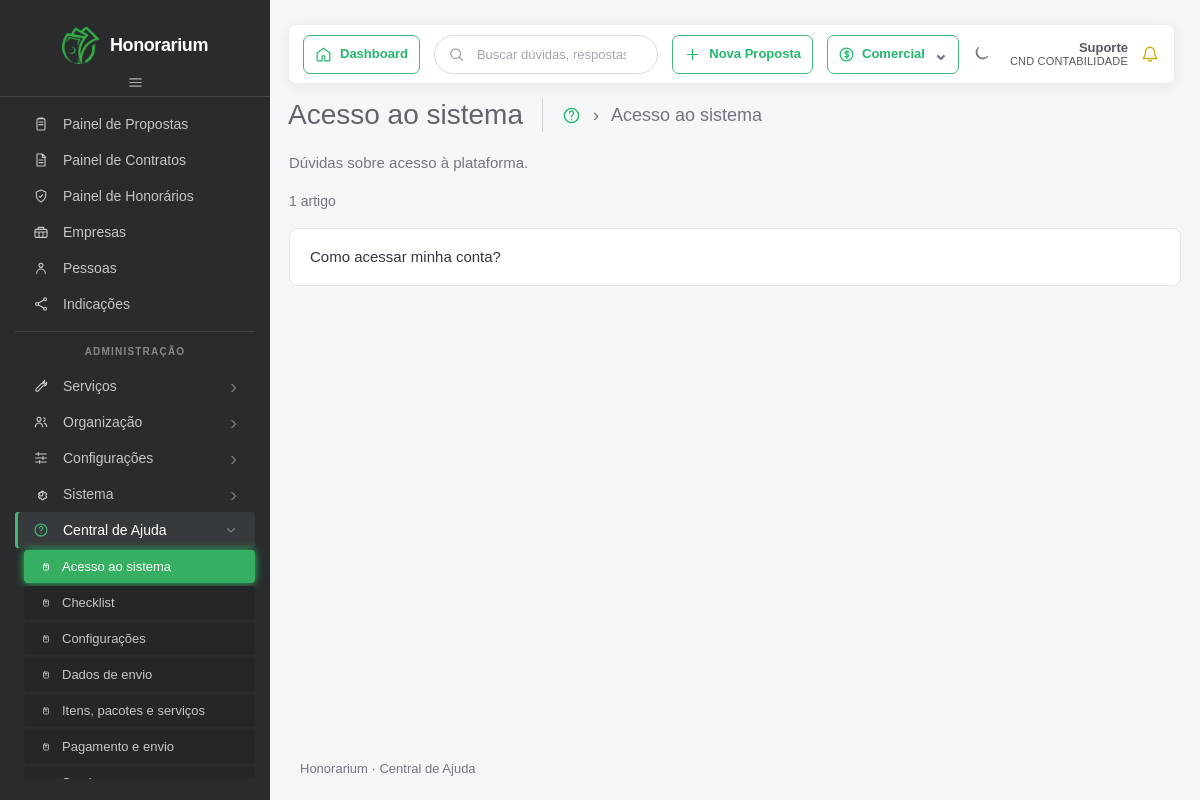
Page /categorias/1/ on the committed database.
### faq/models.py (models this page shows, shortened)
class Categoria(models.Model):
    nome = models.CharField(max_length=100, unique=True)
    descricao = models.TextField(blank=True)
    ativa = models.BooleanField(default=True)

class Artigo(models.Model):
    class Status(models.TextChoices):
        RASCUNHO = "rascunho", "Rascunho"
        EM_VALIDACAO = "em_validacao", "Em validação"
        APROVADO = "aprovado", "Aprovado"
        PUBLICADO = "publicado", "Publicado"
    pergunta = models.CharField(max_length=200, unique=True)
    resposta = models.TextField()
    passo_a_passo = models.TextField(blank=True)
    palavras_chave = models.CharField(max_length=300, blank=True)
    destaque = models.BooleanField(default=False, verbose_name="Destaque")
    video = models.FileField(
        upload_to="videos/",
        blank=True,
        verbose_name="Vídeo explicativo"
    )
    categoria = models.ForeignKey(
        Categoria,
        on_delete=models.PROTECT,
        related_name="artigos"
    )
    status = models.CharField(
        max_length=20,
        choices=Status.choices,
        default=Status.RASCUNHO
    )
    autor = models.ForeignKey(
        "auth.User",
        on_delete=models.SET_NULL,
        null=True,
        blank=True
    )
    criado_em = models.DateTimeField(auto_now_add=True)
    atualizado_em = models.DateTimeField(auto_now=True)

### faq/views.py (the view)
# urls.py: path("categorias/<int:categoria_id>/", views.categoria, name="categoria"),
def categoria(request, categoria_id):
    categoria = get_object_or_404(Categoria, pk=categoria_id, ativa=True)
    artigos = categoria.artigos.filter(
        status=Artigo.Status.PUBLICADO
    ).order_by("pergunta")
    pagina = Paginator(artigos, 10).get_page(request.GET.get("page"))
    return render(
        request,
        "faq/categoria.html",
        {"categoria": categoria, "pagina": pagina},
    )

### faq/context_processors.py (called while the page is built)
def categorias_navegacao(request):
    return {
        "categorias_navegacao": Categoria.objects.filter(ativa=True).order_by("nome")
    }

### faq/templates/faq/categoria.html (shortened to what this page needs)
{% extends "faq/base.html" %}
{% block page_title %}{{ categoria.nome }}{% endblock %}
{% block page_breadcrumb %}<span aria-current="page">{{ categoria.nome }}</span>{% endblock %}
{% block conteudo %}
<div class="page-content">
    {% if categoria.descricao %}
        <p class="category-description">{{ categoria.descricao }}</p>
    {% endif %}
    <p class="article-count">
        {{ pagina.paginator.count }} artigo{{ pagina.paginator.count|pluralize }}
    </p>
    <ul class="article-list">
        {% for artigo in pagina %}
            <li class="article-card">
                <a href="{% url 'artigo' artigo.id %}">{{ artigo.pergunta }}</a>
            </li>
        {% empty %}
            <li class="empty">Ainda não há artigos publicados nesta categoria.</li>
        {% endfor %}
    </ul>
</div>
{% endblock %}

### faq/templates/faq/base.html (shortened to what this page needs)
{% load static %}
<!DOCTYPE html>
<html lang="pt-BR">
<head>
    <link
        href="https://cdn.jsdelivr.net/npm/bootstrap@5.3.8/dist/css/bootstrap.min.css"
        rel="stylesheet"
    >
    <link rel="stylesheet" href="{% static 'faq/css/style.css' %}">
</head>
<body>
    <div class="app-shell">
        <aside class="sidebar">
            <a href="{% url 'inicio' %}" class="brand">
                <img
                    class="brand-logo"
                    src="{% static 'faq/img/logo-simbolo.png' %}"
                    alt=""
                    width="40"
                    height="40"
                >
                <span class="brand-name">Honorarium</span>
            </a>
            <div class="sidebar-toggle" aria-hidden="true">
                <svg viewBox="0 0 24 24"><path d="M4 7h16M4 12h16M4 17h16"/></svg>
            </div>
            <nav class="portal-nav" aria-label="Menu do portal Honorarium">
                <div class="side-nav portal-main-nav" aria-label="Principal">
                    <span class="side-link">
                        <svg viewBox="0 0 24 24" aria-hidden="true"><rect x="6" y="4" width="12" height="17" rx="2"/><path d="M9 4V3h6v1M9 9h6M9 13h6"/></svg>
                        <span>Painel de Propostas</span>
                    </span>
                    <span class="side-link">
                        <svg viewBox="0 0 24 24" aria-hidden="true"><path d="M6 3h8l4 4v14H6zM14 3v5h5M9 12h6M9 16h6"/></svg>
                        <span>Painel de Contratos</span>
                    </span>
                    <span class="side-link">
                        <svg viewBox="0 0 24 24" aria-hidden="true"><path d="m12 3 7 3v5c0 4.5-2.8 7.8-7 10-4.2-2.2-7-5.5-7-10V6z"/><path d="M9.5 12.5 11 14l3.5-4"/></svg>
                        <span>Painel de Honorários</span>
                    </span>
                    <span class="side-link">
                        <svg viewBox="0 0 24 24" aria-hidden="true"><rect x="3" y="8" width="18" height="12" rx="1.5"/><path d="M8 8V5h8v3M3 12h18M9 12v8M15 12v8"/></svg>
                        <span>Empresas</span>
                    </span>
                    <span class="side-link">
                        <svg viewBox="0 0 24 24" aria-hidden="true"><circle cx="12" cy="8" r="3"/><path d="M5.5 20a6.5 6.5 0 0 1 13 0"/></svg>
                        <span>Pessoas</span>
                    </span>
                    <span class="side-link">
                        <svg viewBox="0 0 24 24" aria-hidden="true"><circle cx="18" cy="5" r="2.2"/><circle cx="6" cy="12" r="2.2"/><circle cx="18" cy="19" r="2.2"/><path d="m8 11 8-5M8 13l8 5"/></svg>
                        <span>Indicações</span>
                    </span>
                </div>
                <div class="sidebar-divider"></div>
                <span class="sidebar-label">Administração</span>
                <div class="side-nav portal-admin-nav" aria-label="Administração">
                    <span class="side-link">
                        <svg viewBox="0 0 24 24" aria-hidden="true"><path d="m14.5 6.5 3-3a4 4 0 0 1-5 5l-7.7 7.7a2.1 2.1 0 0 0 3 3l7.7-7.7a4 4 0 0 0 5-5l-3 3z"/></svg>
                        <span>Serviços</span><span class="side-chevron" aria-hidden="true">›</span>
                    </span>
                    <span class="side-link">
                        <svg viewBox="0 0 24 24" aria-hidden="true"><circle cx="9" cy="8" r="3"/><path d="M3.5 19a5.5 5.5 0 0 1 11 0M16 5.5a3 3 0 0 1 0 5.8M17 14a5 5 0 0 1 3.5 4.8"/></svg>
                        <span>Organização</span><span class="side-chevron" aria-hidden="true">›</span>
                    </span>
                    <span class="side-link">
                        <svg viewBox="0 0 24 24" aria-hidden="true"><path d="M4 6h16M4 12h16M4 18h16"/><path d="M8 4v4M15 10v4M10 16v4"/></svg>
                        <span>Configurações</span><span class="side-chevron" aria-hidden="true">›</span>
                    </span>
                    <span class="side-link">
                        <span>Sistema</span><span class="side-chevron" aria-hidden="true">›</span>
                    </span>
                    <details class="side-menu-group" open>
                        <summary class="side-link side-menu-trigger side-link-help active">
                            <svg viewBox="0 0 24 24" aria-hidden="true"><circle cx="12" cy="12" r="9"/><path d="M9.6 9a2.5 2.5 0 1 1 4.3 1.8c-1.2 1-1.9 1.4-1.9 2.7M12 17h.01"/></svg>
                            <span>Central de Ajuda</span><span class="side-chevron" aria-hidden="true">›</span>
                        </summary>
                        <div class="side-submenu" aria-label="Categorias da Central de Ajuda">
                            {% for item in categorias_navegacao %}
                                <a href="{% url 'categoria' item.id %}" class="side-link side-sub-link{% if categoria.id == item.id %} active{% endif %}">
                                    <svg viewBox="0 0 24 24" aria-hidden="true"><rect x="7" y="6" width="10" height="12" rx="2"/><path d="M10 9h4M10 12h4"/></svg>
                                    <span>{{ item.nome }}</span>
                                </a>
                            {% empty %}
                                <span class="side-submenu-empty">Nenhuma categoria cadastrada</span>
                            {% endfor %}
                        </div>
                    </details>
                </div>
            </nav>
        </aside>
        <div class="workspace">
            <header class="topbar">
                <span class="dashboard-chip" aria-hidden="true">
                    <svg viewBox="0 0 24 24"><path d="m3 10 9-7 9 7v10a1 1 0 0 1-1 1h-6v-7h-4v7H4a1 1 0 0 1-1-1z"/></svg>
                    <span>Dashboard</span>
                </span>
                <form class="topbar-search" role="search" action="{% url 'busca' %}" method="get">
                    <button type="submit" aria-label="Buscar">
                        <svg viewBox="0 0 24 24" aria-hidden="true"><circle cx="10.8" cy="10.8" r="6.8"/><path d="m16 16 4.5 4.5"/></svg>
                    </button>
                    <input
                        type="search"
                        name="q"
                        value="{{ request.GET.q }}"
                        placeholder="Buscar dúvidas, respostas ou palavras-chave..."
                        aria-label="Buscar na central de ajuda"
                    >
                </form>
                <span class="proposal-chip" aria-hidden="true">
                    <svg viewBox="0 0 24 24"><path d="M12 5v14M5 12h14"/></svg>
                    <span>Nova Proposta</span>
                </span>
                <div class="topbar-profile">
                    <span class="department-chip" aria-hidden="true">
                        <svg viewBox="0 0 24 24"><circle cx="12" cy="12" r="9"/><path d="M15.5 8.5c-.7-.7-1.7-1-3-1-1.7 0-2.7.8-2.7 2s1 1.7 2.7 2 2.7.8 2.7 2-1 2-2.7 2c-1.3 0-2.3-.3-3-1M12.5 6v12"/></svg>
                        <strong>Comercial</strong>
                        <span class="department-chevron">⌄</span>
                    </span>
                    <span class="theme-icon" aria-hidden="true">
                        <svg viewBox="0 0 24 24"><path d="M20.5 15.5A8.5 8.5 0 0 1 8.5 3.5 8.5 8.5 0 1 0 20.5 15.5Z"/></svg>
                    </span>
                    <a href="{% url 'admin:index' %}" class="support-link">
                        <strong>Suporte</strong>
                        <small>CND CONTABILIDADE</small>
                    </a>
                    <span class="notification-icon" aria-hidden="true">
                        <svg viewBox="0 0 24 24"><path d="M18 9a6 6 0 0 0-12 0c0 7-3 7-3 9h18c0-2-3-2-3-9M10 21h4"/></svg>
                    </span>
                </div>
            </header>
            <div class="page-toolbar">
                <div class="page-toolbar-heading">
                    <h2 class="content-header-title float-left pr-1 mb-0">{% block page_title %}Central de Ajuda{% endblock %}</h2>
                    <nav class="page-toolbar-breadcrumb" aria-label="Navegação estrutural">
                        <a href="{% url 'inicio' %}" aria-label="Início">
                            <svg viewBox="0 0 24 24" aria-hidden="true"><circle cx="12" cy="12" r="9"/><path d="M9.5 9a2.6 2.6 0 1 1 4.4 1.8c-1.2 1-1.9 1.4-1.9 2.7M12 17h.01"/></svg>
                        </a>
                        <span aria-hidden="true">›</span>
                        {% block page_breadcrumb %}<span aria-current="page">Central de Ajuda</span>{% endblock %}
                    </nav>
                </div>
            </div>
            <main>
                {% block conteudo %}{% endblock %}
            </main>
            <footer class="site-footer">Honorarium · Central de Ajuda</footer>
        </div>
    </div>
</body>
</html>

### rows in the picture
Categoria: nome "Acesso ao sistema", descricao "Dúvidas sobre acesso à plataforma."
Categoria: nome "Checklist"
Categoria: nome "Configurações"
Categoria: nome "Dados de envio"
Categoria: nome "Itens, pacotes e serviços"
Categoria: nome "Pagamento e envio"
Artigo: pergunta "Como acessar minha conta?"

### other values in the picture
{{ pagina.paginator.count }} "1"
